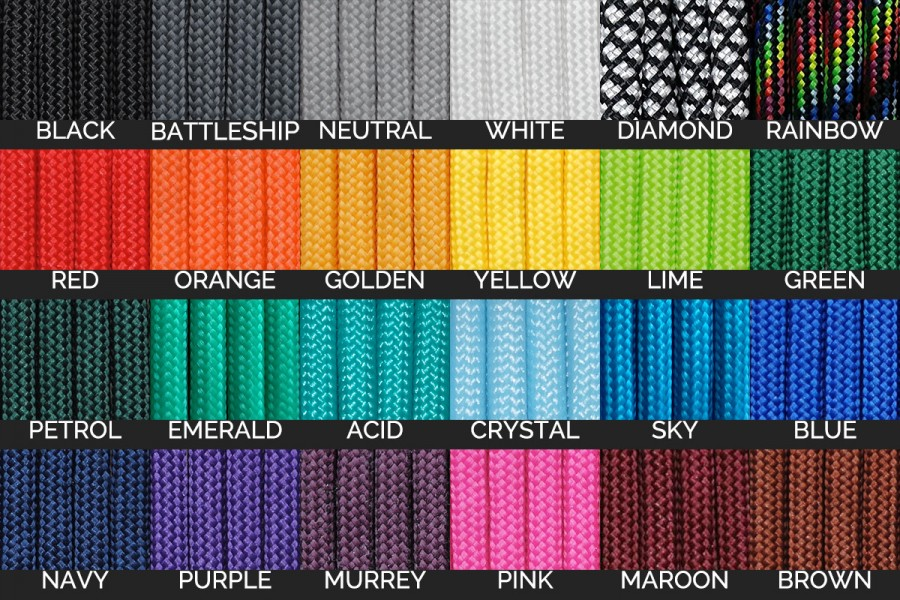
#> input picture paracord.jpg, 900 x 600 px
$ python sandbox.py
#> lines starting #> are read from the running program, lines starting #| are printed output that depends on the picture

from PIL import Image
from multiprocessing import Pool
from math import sqrt, pow


image = Image.open('paracord.jpg')
#> image is the input picture: PIL image 900x600 RGB; mean R, G, B 97.2, 94.2, 90.4


def to_perceived_brightness(pixel):
    r = pixel[0]
    g = pixel[1]
    b = pixel[2]
    perceived_brightness_v1 = int(0.299*r + 0.587*g + 0.114*b)
    perceived_brightness_v2 = int(
        sqrt(0.299*(r**2) + 0.587*(g**2) + 0.114*(b**2))
    )
    return (perceived_brightness_v2, 0, 0)


pixels = list(image.getdata())
#> pixels = 540000 items
pixels_perceived_brightness = list(map(to_perceived_brightness, pixels))
#> pixels_perceived_brightness = 540000 items
image.putdata(pixels_perceived_brightness)
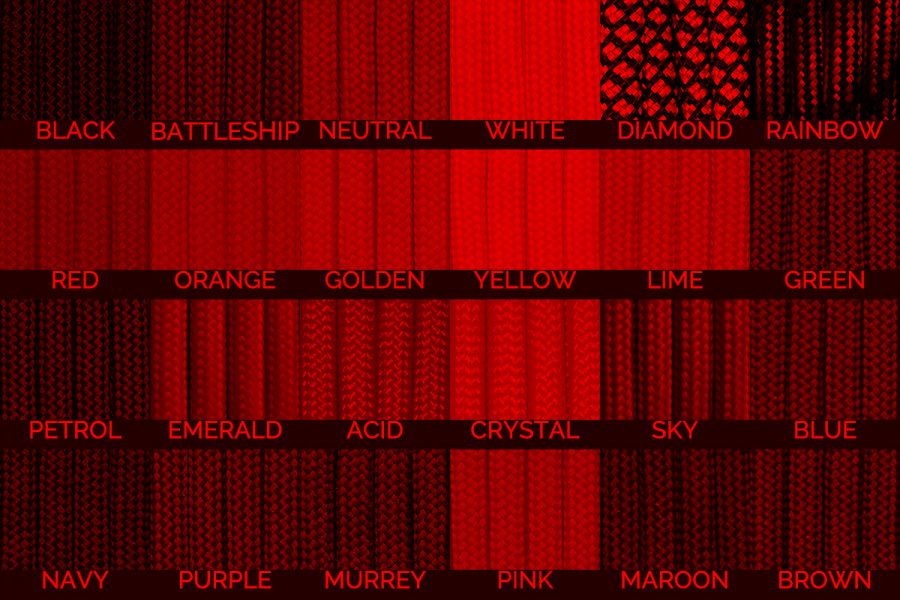
#> image: PIL image 900x600 RGB; mean R, G, B 100.3, 0, 0
image.show()
